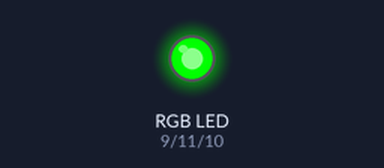
The sketch below on a simulated Arduino Uno, built with avr-gcc and run on an emulated ATmega328P. On the bench: an RGB LED mixed from three pins (HIGH = lit).

Above: at 0.5 s.
At 2.5 s:
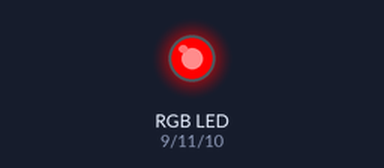
At 3.5 s:
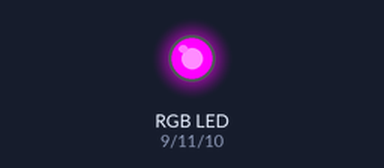
At 4.5 s:
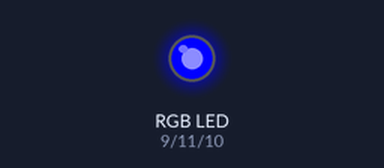
At 6.5 s:
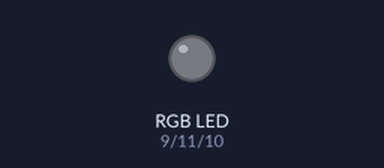
At 8.5 s:
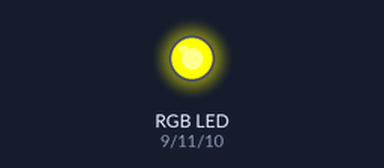
Timing chart, 0 to 9.1 s (numbered marks = the images above):
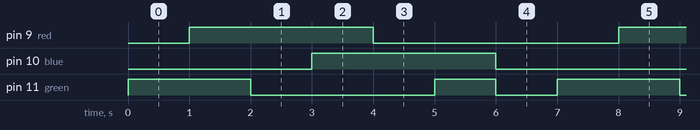

The sketch:

RGB_rainbow.ino
```cpp
const int blue = 10;
const int green = 11;
const int red = 9;

void setup() {
  pinMode(blue, OUTPUT);
  pinMode(green, OUTPUT);
  pinMode(red, OUTPUT);

}

void loop() {
  digitalWrite(red, LOW);
  digitalWrite(green, HIGH);
  digitalWrite(blue, LOW);
  delay(1000);

  digitalWrite(red, HIGH);
  digitalWrite(green, HIGH);
  digitalWrite(blue, LOW);
  delay(1000);

  digitalWrite(red, HIGH);
  digitalWrite(green, LOW);
  digitalWrite(blue, LOW);
  delay(1000);

  digitalWrite(red, HIGH);
  digitalWrite(green, LOW);
  digitalWrite(blue, HIGH);
  delay(1000);

  digitalWrite(red, LOW);
  digitalWrite(green, LOW);
  digitalWrite(blue, HIGH);
  delay(1000);

  digitalWrite(red, LOW);
  digitalWrite(green, HIGH);
  digitalWrite(blue, HIGH);
  delay(1000);

  digitalWrite(red, LOW);
  digitalWrite(green, LOW);
  digitalWrite(blue, LOW);
  delay(1000);

}
```

Measured:
- by itself, pin 9 (red), pin 10 (blue): alternates HIGH for 3.0 s and LOW for 4.0 s
- by itself, pin 11 (green): repeats every 7.0 s: LOW 3.0 s, HIGH 1.0 s, LOW 1.0 s, HIGH 2.0 s
- by itself, everything shown: repeats every 7.0 s, in 7 steps
